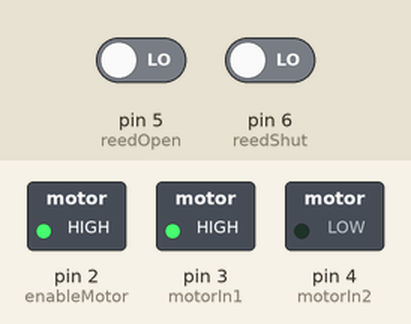
A sketch run on a simulated Arduino Uno, built with avr-gcc and run on an emulated ATmega328P. On the bench: switched loads named in the sketch (green lamp = pin HIGH). The test bench sets the inputs (shaded band); at power-on: pin 5 (reedOpen) LOW, pin 6 (reedShut) LOW.

Above: at 1.2 s.
1.3 s: pin 5 (reedOpen) driven HIGH
At 2.0 s:
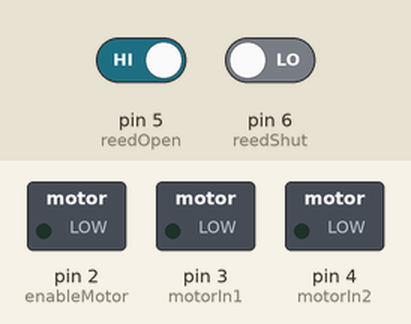
Timing chart, 0 to 4.3 s (numbered marks = the images above; inputs shaded):
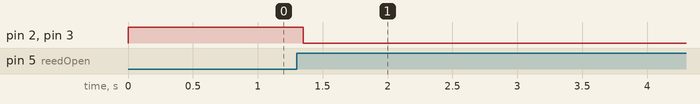

The sketch:

chicken_coop.ino
```cpp
const int photoresistor = A0;
const int enableMotor = 2;
const int motorIn1 = 3;
const int motorIn2 = 4;
const int reedOpen = 5;
const int reedShut = 6;
const int nightLightLevel = 40;
const int dayLightLevel = 80;
const int debounceDelay = 50;
const long loopDelay = (1000*60*10);
const long doorTimeout = 120000;

int reedShutState;
int reedOpenState;
bool somethingIsWrong = false;

void setup() {
  pinMode(enableMotor, OUTPUT);
  pinMode(motorIn1, OUTPUT);
  pinMode(motorIn2, OUTPUT);
  pinMode(photoresistor, INPUT);
  pinMode(reedShut, INPUT);
  pinMode(reedOpen, INPUT);

  reedShutState = digitalRead(reedShut);
  reedOpenState = digitalRead(reedOpen);
}

void loop() {
  if (somethingIsWrong) {
    return;
  }

  int lightLevel = getLightLevel();

  processLight(lightLevel);
  delay(loopDelay);
}

int getLightLevel() {
  return analogRead(photoresistor);
}

void processLight(int lightLevel) {
  if (lightLevel < nightLightLevel && !doorIsShut()) {
    Serial.println("Shutting Door");
    shutDoor();
  } else if (lightLevel > dayLightLevel && !doorIsOpen()) {
    Serial.println("Opening door");
    openDoor();
  }
}

void shutDoor() {
  setDoorToShutDirection();
  long shuttingTime = millis();

  while (!doorIsShut()) {
    if (millis() - shuttingTime > doorTimeout) {
      somethingIsWrong = true;
      break;
    }
    digitalWrite(enableMotor, HIGH);
  }
  stopMotor();
}

void openDoor() {
  setDoorToOpenDirection();
  long openingTime = millis();

  while (!doorIsOpen()) {
    if (millis() - openingTime > doorTimeout) {
      somethingIsWrong = true;
      break;
    }
    digitalWrite(enableMotor, HIGH);
  }
  stopMotor();
}

void setDoorToShutDirection() {
  digitalWrite(motorIn1, LOW);
  digitalWrite(motorIn2, HIGH);
}

void setDoorToOpenDirection() {
  digitalWrite(motorIn1, HIGH);
  digitalWrite(motorIn2, LOW);
}

void stopMotor() {
  digitalWrite(enableMotor, LOW);
  digitalWrite(motorIn1, LOW);
  digitalWrite(motorIn2, LOW);
}

boolean doorIsOpen() {
  reedOpenState = debounce(reedOpenState, reedOpen);

  return reedOpenState == HIGH;
}

boolean doorIsShut() {
  reedShutState = debounce(reedShutState, reedShut);

  return reedShutState == HIGH;
}

int debounce(int lastState, int input) {
  int reading = digitalRead(input);

  if (reading != lastState) {
    delay(debounceDelay);
    return digitalRead(input);
  }
  return lastState;
}
```

Measured:
- after the input at 1.3 s, pin 2 (enableMotor), pin 3 (motorIn1): HIGH → LOW after 0.05 s
